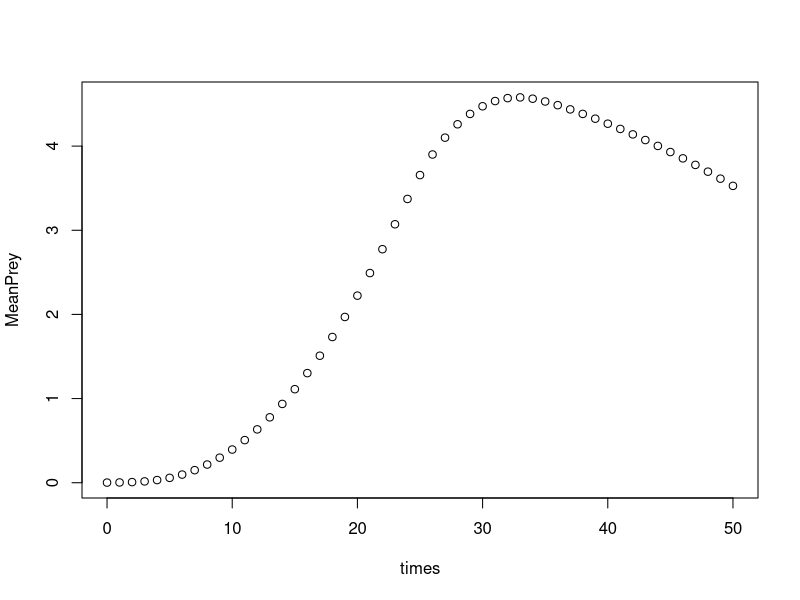
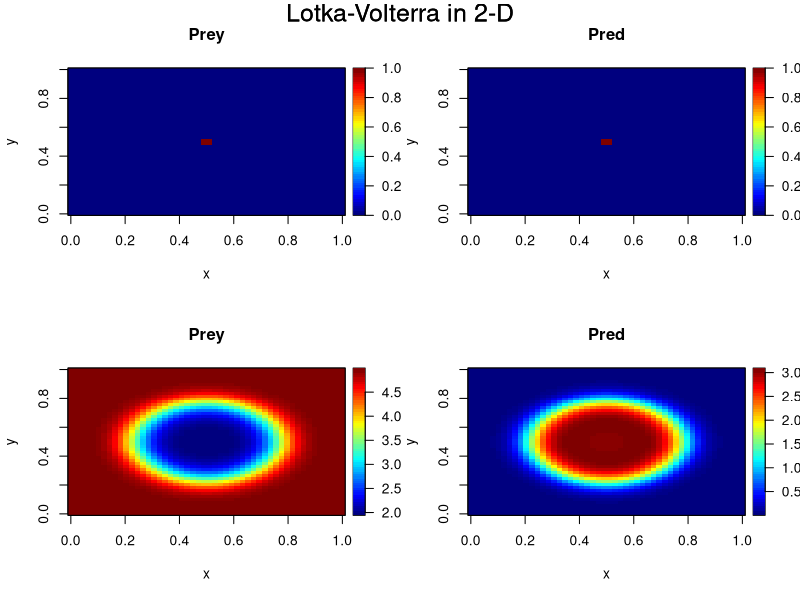
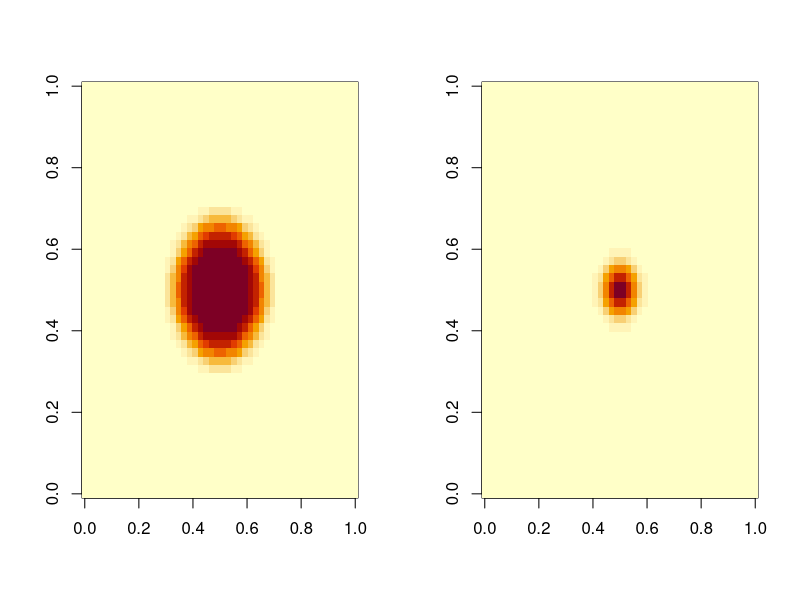
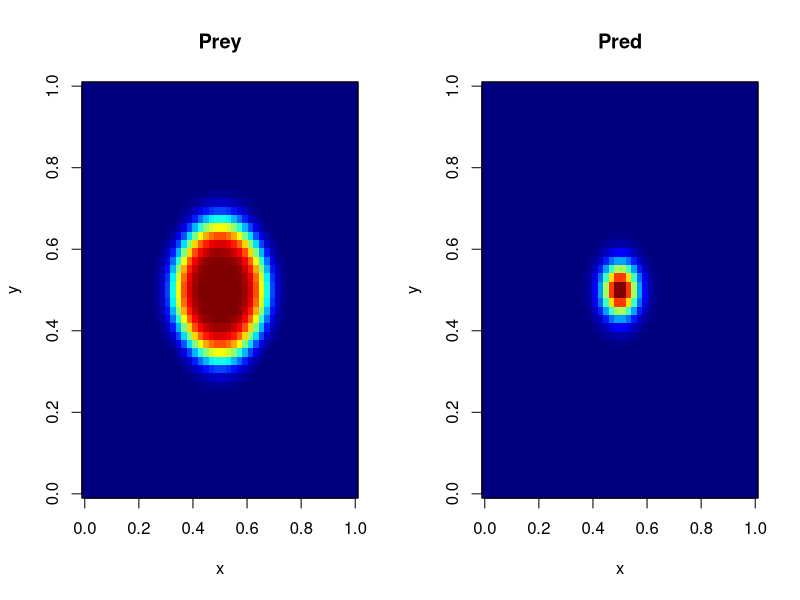
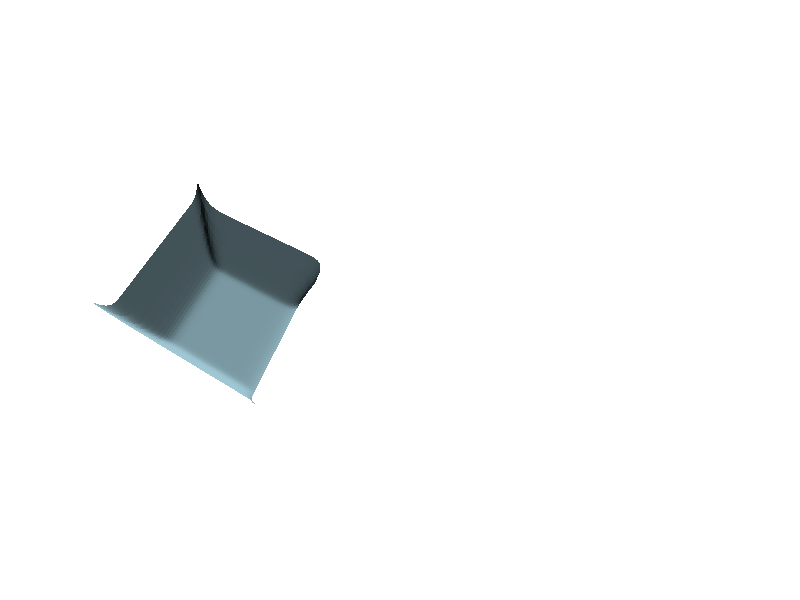
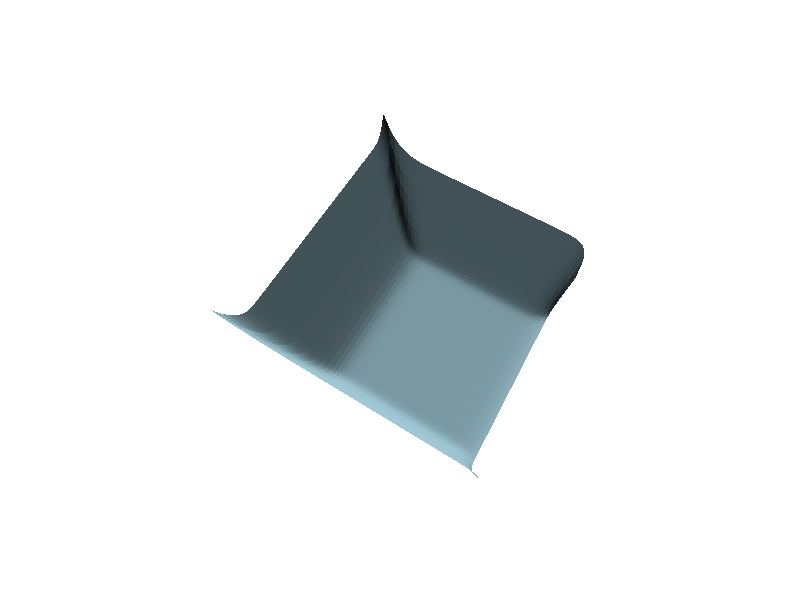

These figures' R source, in order:
library(deSolve)


### Name: ode.2D
### Title: Solver for 2-Dimensional Ordinary Differential Equations
### Aliases: ode.2D
### Keywords: math

### ** Examples

## =======================================================================
## A Lotka-Volterra predator-prey model with predator and prey
## dispersing in 2 dimensions
## =======================================================================

## ==================
## Model definitions
## ==================

lvmod2D <- function (time, state, pars, N, Da, dx) {
  NN <- N*N
  Prey <- matrix(nrow = N, ncol = N,state[1:NN])
  Pred <- matrix(nrow = N, ncol = N,state[(NN+1):(2*NN)])

  with (as.list(pars), {
    ## Biology
    dPrey <- rGrow * Prey * (1- Prey/K) - rIng  * Prey * Pred
    dPred <- rIng  * Prey * Pred*assEff - rMort * Pred

    zero <- rep(0, N)

    ## 1. Fluxes in x-direction; zero fluxes near boundaries
    FluxPrey <- -Da * rbind(zero,(Prey[2:N,] - Prey[1:(N-1),]), zero)/dx
    FluxPred <- -Da * rbind(zero,(Pred[2:N,] - Pred[1:(N-1),]), zero)/dx

    ## Add flux gradient to rate of change
    dPrey    <- dPrey - (FluxPrey[2:(N+1),] - FluxPrey[1:N,])/dx
    dPred    <- dPred - (FluxPred[2:(N+1),] - FluxPred[1:N,])/dx

    ## 2. Fluxes in y-direction; zero fluxes near boundaries
    FluxPrey <- -Da * cbind(zero,(Prey[,2:N] - Prey[,1:(N-1)]), zero)/dx
    FluxPred <- -Da * cbind(zero,(Pred[,2:N] - Pred[,1:(N-1)]), zero)/dx

    ## Add flux gradient to rate of change
    dPrey    <- dPrey - (FluxPrey[,2:(N+1)] - FluxPrey[,1:N])/dx
    dPred    <- dPred - (FluxPred[,2:(N+1)] - FluxPred[,1:N])/dx

    return(list(c(as.vector(dPrey), as.vector(dPred))))
 })
}


## ===================
## Model applications
## ===================

pars    <- c(rIng   = 0.2,    # /day, rate of ingestion
             rGrow  = 1.0,    # /day, growth rate of prey
             rMort  = 0.2 ,   # /day, mortality rate of predator
             assEff = 0.5,    # -, assimilation efficiency
             K      = 5  )    # mmol/m3, carrying capacity

R  <- 20                      # total length of surface, m
N  <- 50                      # number of boxes in one direction
dx <- R/N                     # thickness of each layer
Da <- 0.05                    # m2/d, dispersion coefficient

NN <- N*N                     # total number of boxes

## initial conditions
yini    <- rep(0, 2*N*N)
cc      <- c((NN/2):(NN/2+1)+N/2, (NN/2):(NN/2+1)-N/2)
yini[cc] <- yini[NN+cc] <- 1

## solve model (5000 state variables...  use Cash-Karp Runge-Kutta method
times   <- seq(0, 50, by = 1)
out <- ode.2D(y = yini, times = times, func = lvmod2D, parms = pars,
              dimens = c(N, N), names = c("Prey", "Pred"),
              N = N, dx = dx, Da = Da, method = rkMethod("rk45ck"))

diagnostics(out)
summary(out)

# Mean of prey concentration at each time step
Prey <- subset(out, select = "Prey", arr = TRUE)
dim(Prey)
MeanPrey <- apply(Prey, MARGIN = 3, FUN = mean)
plot(times, MeanPrey)

## Not run: 
##D ## plot results
##D Col <- colorRampPalette(c("#00007F", "blue", "#007FFF", "cyan",
##D                           "#7FFF7F", "yellow", "#FF7F00", "red", "#7F0000"))
##D 
##D for (i in seq(1, length(times), by = 1))
##D    image(Prey[ , ,i],
##D    col = Col(100), xlab = , zlim = range(out[,2:(NN+1)]))
##D 
##D ## similar, plotting both and adding a margin text with times:
##D image(out, xlab = "x", ylab = "y", mtext = paste("time = ", times))
## End(Not run)

select <- c(1, 40)
image(out, xlab = "x", ylab = "y", mtext = "Lotka-Volterra in 2-D",
      subset = select, mfrow = c(2,2), legend =  TRUE)


# plot prey and pred at t = 10; first use subset to select data
prey10 <-  matrix (nrow = N, ncol = N, 
     data = subset(out, select = "Prey", subset = (time == 10)))
pred10 <-  matrix (nrow = N, ncol = N, 
     data = subset(out, select = "Pred", subset = (time == 10)))

mf <- par(mfrow = c(1, 2))
image(prey10)
image(pred10)
par (mfrow = mf)

# same, using deSolve's image:
image(out, subset = (time == 10))

## =======================================================================
## An example with a cyclic boundary condition.
## Diffusion in 2-D; extra flux on 2 boundaries,
## cyclic boundary in y
## =======================================================================


diffusion2D <- function(t, Y, par) {
  y    <- matrix(nrow = nx, ncol = ny, data = Y)  # vector to 2-D matrix
  dY   <- -r * y       # consumption
  BNDx <- rep(1, nx)   # boundary concentration
  BNDy <- rep(1, ny)   # boundary concentration

  ## diffusion in X-direction; boundaries=imposed concentration
  Flux <- -Dx * rbind(y[1,] - BNDy, (y[2:nx,] - y[1:(nx-1),]), BNDy - y[nx,])/dx
  dY   <- dY - (Flux[2:(nx+1),] - Flux[1:nx,])/dx

  ## diffusion in Y-direction
  Flux <- -Dy * cbind(y[,1] - BNDx, (y[,2:ny]-y[,1:(ny-1)]), BNDx - y[,ny])/dy
  dY   <- dY - (Flux[,2:(ny+1)] - Flux[,1:ny])/dy

  ## extra flux on two sides
  dY[,1] <- dY[,1] + 10
  dY[1,] <- dY[1,] + 10

  ## and exchange between sides on y-direction
  dY[,ny] <- dY[,ny] + (y[,1] - y[,ny]) * 10
  return(list(as.vector(dY)))
}

## parameters
dy <- dx <- 1  # grid size
Dy <- Dx <- 1  # diffusion coeff, X- and Y-direction
r  <- 0.05     # consumption rate

nx <- 50
ny <- 100
y  <- matrix(nrow = nx, ncol = ny, 1)

## model most efficiently solved with lsodes - need to specify lrw

print(system.time(
  ST3 <- ode.2D(y, times = 1:100, func = diffusion2D, parms = NULL,
                dimens = c(nx, ny), verbose = TRUE, names = "Y",
                lrw = 400000, atol = 1e-10, rtol = 1e-10, cyclicBnd = 2)
))

# summary of 2-D variable
summary(ST3)

# plot output at t = 10
t10 <-  matrix (nrow = nx, ncol = ny, 
     data = subset(ST3, select = "Y", subset = (time == 10)))

persp(t10, theta = 30, border = NA, phi = 70, 
     col = "lightblue", shade = 0.5, box = FALSE)

# image plot, using deSolve's image function
image(ST3, subset = time == 10, method = "persp",
      theta = 30, border = NA, phi = 70, main = "", 
      col = "lightblue", shade = 0.5, box = FALSE)

## Not run: 
##D zlim <- range(ST3[, -1])
##D for (i in 2:nrow(ST3)) {
##D   y <- matrix(nrow = nx, ncol = ny, data = ST3[i, -1])
##D   filled.contour(y, zlim = zlim, main = i)
##D }
##D 
##D # same
##D image(ST3, method = "filled.contour")
## End(Not run)
